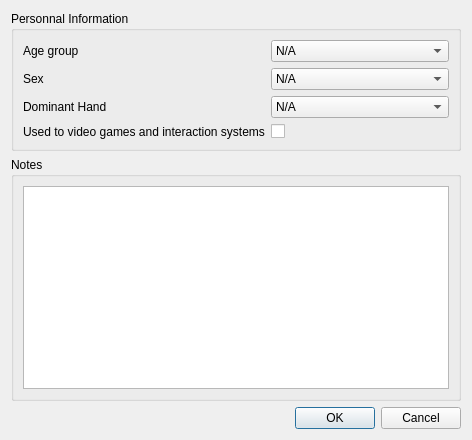
<?xml version="1.0" encoding="UTF-8"?>
<ui version="4.0">
 <class>MetadataDialog</class>
 <widget class="QDialog" name="MetadataDialog">
  <property name="geometry">
   <rect>
    <x>0</x>
    <y>0</y>
    <width>472</width>
    <height>440</height>
   </rect>
  </property>
  <property name="windowTitle">
   <string>Dialog</string>
  </property>
  <layout class="QVBoxLayout" name="verticalLayout">
   <item>
    <widget class="QGroupBox" name="personnalInformationGroupBox">
     <property name="title">
      <string>Personnal Information</string>
     </property>
     <layout class="QGridLayout" name="gridLayout">
      <item row="0" column="0">
       <layout class="QFormLayout" name="formLayout">
        <item row="0" column="0">
         <widget class="QLabel" name="ageGroupLabel">
          <property name="text">
           <string>Age group</string>
          </property>
         </widget>
        </item>
        <item row="0" column="1">
         <widget class="QComboBox" name="ageGroupComboBox">
          <item>
           <property name="text">
            <string>N/A</string>
           </property>
          </item>
          <item>
           <property name="text">
            <string>&lt;12</string>
           </property>
          </item>
          <item>
           <property name="text">
            <string>12-17</string>
           </property>
          </item>
          <item>
           <property name="text">
            <string>18-25</string>
           </property>
          </item>
          <item>
           <property name="text">
            <string>26-40</string>
           </property>
          </item>
          <item>
           <property name="text">
            <string>41-60</string>
           </property>
          </item>
          <item>
           <property name="text">
            <string>&gt;60</string>
           </property>
          </item>
         </widget>
        </item>
        <item row="1" column="0">
         <widget class="QLabel" name="sexLabel">
          <property name="text">
           <string>Sex</string>
          </property>
         </widget>
        </item>
        <item row="1" column="1">
         <widget class="QComboBox" name="sexComboBox">
          <item>
           <property name="text">
            <string>N/A</string>
           </property>
          </item>
          <item>
           <property name="text">
            <string>M</string>
           </property>
          </item>
          <item>
           <property name="text">
            <string>F</string>
           </property>
          </item>
          <item>
           <property name="text">
            <string>Other</string>
           </property>
          </item>
         </widget>
        </item>
        <item row="2" column="0">
         <widget class="QLabel" name="dominantHandLabel">
          <property name="text">
           <string>Dominant Hand</string>
          </property>
         </widget>
        </item>
        <item row="2" column="1">
         <widget class="QComboBox" name="dominantHandComboBox">
          <item>
           <property name="text">
            <string>N/A</string>
           </property>
          </item>
          <item>
           <property name="text">
            <string>Left</string>
           </property>
          </item>
          <item>
           <property name="text">
            <string>Right</string>
           </property>
          </item>
          <item>
           <property name="text">
            <string>Ambidextrous</string>
           </property>
          </item>
         </widget>
        </item>
        <item row="3" column="0">
         <widget class="QLabel" name="usedToInteractionSystemsLabel">
          <property name="text">
           <string>Used to video games and interaction systems</string>
          </property>
         </widget>
        </item>
        <item row="3" column="1">
         <widget class="QCheckBox" name="usedToVideoGamesAndInteractionSystemsCheckBox"/>
        </item>
       </layout>
      </item>
     </layout>
    </widget>
   </item>
   <item>
    <widget class="QGroupBox" name="notesGroupBox">
     <property name="title">
      <string>Notes</string>
     </property>
     <layout class="QHBoxLayout" name="horizontalLayout_2">
      <item>
       <widget class="QPlainTextEdit" name="notesTextEdit"/>
      </item>
     </layout>
    </widget>
   </item>
   <item>
    <widget class="QDialogButtonBox" name="buttonBox">
     <property name="orientation">
      <enum>Qt::Horizontal</enum>
     </property>
     <property name="standardButtons">
      <set>QDialogButtonBox::Cancel|QDialogButtonBox::Ok</set>
     </property>
    </widget>
   </item>
  </layout>
 </widget>
 <resources/>
 <connections>
  <connection>
   <sender>buttonBox</sender>
   <signal>accepted()</signal>
   <receiver>MetadataDialog</receiver>
   <slot>accept()</slot>
   <hints>
    <hint type="sourcelabel">
     <x>248</x>
     <y>254</y>
    </hint>
    <hint type="destinationlabel">
     <x>157</x>
     <y>274</y>
    </hint>
   </hints>
  </connection>
  <connection>
   <sender>buttonBox</sender>
   <signal>rejected()</signal>
   <receiver>MetadataDialog</receiver>
   <slot>reject()</slot>
   <hints>
    <hint type="sourcelabel">
     <x>316</x>
     <y>260</y>
    </hint>
    <hint type="destinationlabel">
     <x>286</x>
     <y>274</y>
    </hint>
   </hints>
  </connection>
 </connections>
</ui>
